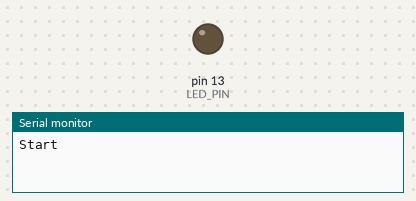
Bench run of a program on a simulated Arduino Nano, built with avr-gcc and run on an emulated ATmega328P. On the bench: output pins drawn as LEDs (lit = HIGH), the last lines printed to the serial monitor.

Above: at 2.5 s.
At 7.5 s:
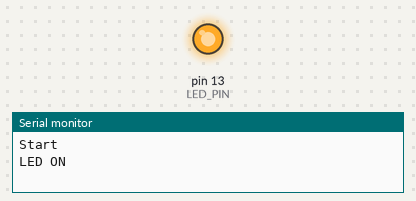
Timing chart, 0 to 13.0 s (numbered marks = the images above):
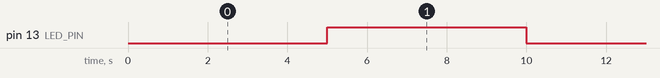

Measured:
- by itself, pin 13 (LED_PIN): alternates HIGH for 5.0 s and LOW for 5.0 s

The program:

main.cpp
```cpp
#include <Arduino.h>

// Простой пример: мигающий LED без delay() — учим millis()
const uint8_t LED_PIN = 13;
unsigned long lastToggle = 0;
const unsigned long interval = 5000; // интервал в миллисекундах
bool ledState = false;

void setup() {
  Serial.begin(115200);            // последовательный порт — очень важен для логов
  pinMode(LED_PIN, OUTPUT);        // настраиваем пин как выход
  Serial.println("Start");         // приветствие — проверка загрузки
}

void loop() {
  unsigned long now = millis();    // текущее время с момента старта (мс)
  if (now - lastToggle >= interval) {
    lastToggle = now;
    ledState = !ledState;
    digitalWrite(LED_PIN, ledState);
    Serial.println(ledState ? "LED ON" : "LED OFF"); // логируем — учим дебаг
  }

  // сюда позже добавим чтение кнопок, датчиков, и т.д.
}


// #include <Arduino.h>

// // Пины светодиодов
// const int yellowLED = 3;
// const int greenLED = 4;
// const int redLED = 5;

// // Интервалы мигания (в миллисекундах)
// const unsigned long redInterval = 200;
// const unsigned long yellowInterval = 500;
// const unsigned long greenInterval = 1000;

// // Последнее время переключения каждого LED
// unsigned long lastRedTime = 0;
// unsigned long lastYellowTime = 0;
// unsigned long lastGreenTime = 0;

// // Текущее состояние светодиодов
// bool redState = false;
// bool yellowState = false;
// bool greenState = false;

// void setup() {
//     pinMode(redLED, OUTPUT);
//     pinMode(yellowLED, OUTPUT);
//     pinMode(greenLED, OUTPUT);
// }

// void loop() {
//     unsigned long now = millis();  // "текущее время"

//     // --- 1) Красный LED ---
//     if (now - lastRedTime >= redInterval) {
//         lastRedTime = now;         // обновляем время
//         redState = !redState;      // инвертируем состояние
//         digitalWrite(redLED, redState);
//     }

//     // --- 2) Желтый LED ---
//     if (now - lastYellowTime >= yellowInterval) {
//         lastYellowTime = now;
//         yellowState = !yellowState;
//         digitalWrite(yellowLED, yellowState);
//     }

//     // --- 3) Зеленый LED ---
//     if (now - lastGreenTime >= greenInterval) {
//         lastGreenTime = now;
//         greenState = !greenState;
//         digitalWrite(greenLED, greenState);
//     }

//     // loop() работает без задержек → всё "параллельно"
// }


// #include <Arduino.h>

// // Пин для светодиода (встроенный LED или любой другой)
// const int LED_PIN = 13;

// // Системные переменные
// unsigned long lastToggle = 0;   // время последнего переключения
// bool ledState = false;          // текущее состояние светодиода

// void setup() {
//     Serial.begin(115200);              // запускаем последовательный порт
//     pinMode(LED_PIN, OUTPUT);          // настраиваем пин как выход
//     Serial.println("The program started");
// }

// void loop() {
//     unsigned long now = millis();      // текущее время в миллисекундах

//     if (now - lastToggle >= 500) {     // каждые 500 мс
//         lastToggle = now;              // обновляем время
//         ledState = !ledState;          // меняем состояние на противоположное
//         digitalWrite(LED_PIN, ledState); // включаем/выключаем светодиод

//         Serial.print("LED = ");
//         Serial.println(ledState ? "ON" : "OFF");
//     }
// }
```
